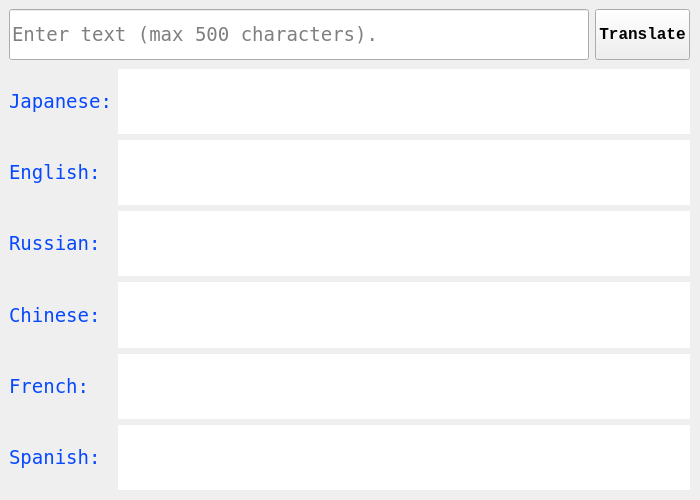
<?xml version="1.0" encoding="UTF-8"?>
<ui version="4.0">
 <class>Translator</class>
 <widget class="QWidget" name="Translator">
  <property name="geometry">
   <rect>
    <x>0</x>
    <y>0</y>
    <width>700</width>
    <height>500</height>
   </rect>
  </property>
  <property name="sizePolicy">
   <sizepolicy hsizetype="Expanding" vsizetype="Expanding">
    <horstretch>0</horstretch>
    <verstretch>0</verstretch>
   </sizepolicy>
  </property>
  <property name="font">
   <font>
    <family>Consolas</family>
    <pointsize>14</pointsize>
   </font>
  </property>
  <property name="cursor">
   <cursorShape>ArrowCursor</cursorShape>
  </property>
  <property name="mouseTracking">
   <bool>false</bool>
  </property>
  <property name="contextMenuPolicy">
   <enum>Qt::NoContextMenu</enum>
  </property>
  <property name="windowTitle">
   <string>Translator</string>
  </property>
  <property name="windowIcon">
   <iconset>
    <normaloff>icon.ico</normaloff>icon.ico</iconset>
  </property>
  <property name="windowOpacity">
   <double>0.880000000000000</double>
  </property>
  <property name="layoutDirection">
   <enum>Qt::LeftToRight</enum>
  </property>
  <property name="autoFillBackground">
   <bool>false</bool>
  </property>
  <property name="styleSheet">
   <string notr="true">color: rgb(6, 72, 255);</string>
  </property>
  <property name="locale">
   <locale language="English" country="UnitedStates"/>
  </property>
  <widget class="QWidget" name="gridLayoutWidget">
   <property name="geometry">
    <rect>
     <x>9</x>
     <y>69</y>
     <width>681</width>
     <height>421</height>
    </rect>
   </property>
   <layout class="QGridLayout" name="gridLayout">
    <item row="0" column="1">
     <widget class="QLineEdit" name="JaEdit">
      <property name="sizePolicy">
       <sizepolicy hsizetype="Expanding" vsizetype="Expanding">
        <horstretch>0</horstretch>
        <verstretch>0</verstretch>
       </sizepolicy>
      </property>
      <property name="font">
       <font>
        <family>DejaVu Sans Mono</family>
        <pointsize>13</pointsize>
       </font>
      </property>
      <property name="mouseTracking">
       <bool>false</bool>
      </property>
      <property name="focusPolicy">
       <enum>Qt::StrongFocus</enum>
      </property>
      <property name="contextMenuPolicy">
       <enum>Qt::NoContextMenu</enum>
      </property>
      <property name="styleSheet">
       <string notr="true">color: rgb(0, 0, 0);</string>
      </property>
      <property name="frame">
       <bool>false</bool>
      </property>
      <property name="readOnly">
       <bool>true</bool>
      </property>
      <property name="clearButtonEnabled">
       <bool>false</bool>
      </property>
     </widget>
    </item>
    <item row="4" column="0">
     <widget class="QLabel" name="FrenchLabel">
      <property name="sizePolicy">
       <sizepolicy hsizetype="Fixed" vsizetype="Expanding">
        <horstretch>0</horstretch>
        <verstretch>0</verstretch>
       </sizepolicy>
      </property>
      <property name="font">
       <font>
        <family>DejaVu Sans Mono</family>
        <pointsize>14</pointsize>
       </font>
      </property>
      <property name="contextMenuPolicy">
       <enum>Qt::NoContextMenu</enum>
      </property>
      <property name="text">
       <string>French:</string>
      </property>
     </widget>
    </item>
    <item row="1" column="1">
     <widget class="QLineEdit" name="EnEdit">
      <property name="sizePolicy">
       <sizepolicy hsizetype="Expanding" vsizetype="Expanding">
        <horstretch>0</horstretch>
        <verstretch>0</verstretch>
       </sizepolicy>
      </property>
      <property name="font">
       <font>
        <family>DejaVu Sans Mono</family>
        <pointsize>13</pointsize>
       </font>
      </property>
      <property name="mouseTracking">
       <bool>false</bool>
      </property>
      <property name="focusPolicy">
       <enum>Qt::StrongFocus</enum>
      </property>
      <property name="contextMenuPolicy">
       <enum>Qt::NoContextMenu</enum>
      </property>
      <property name="styleSheet">
       <string notr="true">color: rgb(0, 0, 0);</string>
      </property>
      <property name="frame">
       <bool>false</bool>
      </property>
      <property name="readOnly">
       <bool>true</bool>
      </property>
      <property name="clearButtonEnabled">
       <bool>false</bool>
      </property>
     </widget>
    </item>
    <item row="2" column="0">
     <widget class="QLabel" name="RussianLabel">
      <property name="sizePolicy">
       <sizepolicy hsizetype="Fixed" vsizetype="Expanding">
        <horstretch>0</horstretch>
        <verstretch>0</verstretch>
       </sizepolicy>
      </property>
      <property name="font">
       <font>
        <family>DejaVu Sans Mono</family>
        <pointsize>14</pointsize>
       </font>
      </property>
      <property name="contextMenuPolicy">
       <enum>Qt::NoContextMenu</enum>
      </property>
      <property name="text">
       <string>Russian:</string>
      </property>
     </widget>
    </item>
    <item row="2" column="1">
     <widget class="QLineEdit" name="RuEdit">
      <property name="sizePolicy">
       <sizepolicy hsizetype="Expanding" vsizetype="Expanding">
        <horstretch>0</horstretch>
        <verstretch>0</verstretch>
       </sizepolicy>
      </property>
      <property name="font">
       <font>
        <family>DejaVu Sans Mono</family>
        <pointsize>13</pointsize>
       </font>
      </property>
      <property name="mouseTracking">
       <bool>false</bool>
      </property>
      <property name="focusPolicy">
       <enum>Qt::StrongFocus</enum>
      </property>
      <property name="contextMenuPolicy">
       <enum>Qt::NoContextMenu</enum>
      </property>
      <property name="styleSheet">
       <string notr="true">color: rgb(0, 0, 0);</string>
      </property>
      <property name="frame">
       <bool>false</bool>
      </property>
      <property name="readOnly">
       <bool>true</bool>
      </property>
      <property name="clearButtonEnabled">
       <bool>false</bool>
      </property>
     </widget>
    </item>
    <item row="5" column="1">
     <widget class="QLineEdit" name="EsEdit">
      <property name="sizePolicy">
       <sizepolicy hsizetype="Expanding" vsizetype="Expanding">
        <horstretch>0</horstretch>
        <verstretch>0</verstretch>
       </sizepolicy>
      </property>
      <property name="font">
       <font>
        <family>DejaVu Sans Mono</family>
        <pointsize>13</pointsize>
       </font>
      </property>
      <property name="mouseTracking">
       <bool>false</bool>
      </property>
      <property name="focusPolicy">
       <enum>Qt::StrongFocus</enum>
      </property>
      <property name="contextMenuPolicy">
       <enum>Qt::NoContextMenu</enum>
      </property>
      <property name="styleSheet">
       <string notr="true">color: rgb(0, 0, 0);</string>
      </property>
      <property name="text">
       <string/>
      </property>
      <property name="frame">
       <bool>false</bool>
      </property>
      <property name="readOnly">
       <bool>true</bool>
      </property>
      <property name="clearButtonEnabled">
       <bool>false</bool>
      </property>
     </widget>
    </item>
    <item row="3" column="1">
     <widget class="QLineEdit" name="CnEdit">
      <property name="sizePolicy">
       <sizepolicy hsizetype="Expanding" vsizetype="Expanding">
        <horstretch>0</horstretch>
        <verstretch>0</verstretch>
       </sizepolicy>
      </property>
      <property name="font">
       <font>
        <family>DejaVu Sans Mono</family>
        <pointsize>13</pointsize>
       </font>
      </property>
      <property name="mouseTracking">
       <bool>false</bool>
      </property>
      <property name="focusPolicy">
       <enum>Qt::StrongFocus</enum>
      </property>
      <property name="contextMenuPolicy">
       <enum>Qt::NoContextMenu</enum>
      </property>
      <property name="styleSheet">
       <string notr="true">color: rgb(0, 0, 0);</string>
      </property>
      <property name="frame">
       <bool>false</bool>
      </property>
      <property name="readOnly">
       <bool>true</bool>
      </property>
      <property name="clearButtonEnabled">
       <bool>false</bool>
      </property>
     </widget>
    </item>
    <item row="4" column="1">
     <widget class="QLineEdit" name="FrEdit">
      <property name="sizePolicy">
       <sizepolicy hsizetype="Expanding" vsizetype="Expanding">
        <horstretch>0</horstretch>
        <verstretch>0</verstretch>
       </sizepolicy>
      </property>
      <property name="font">
       <font>
        <family>DejaVu Sans Mono</family>
        <pointsize>13</pointsize>
       </font>
      </property>
      <property name="mouseTracking">
       <bool>false</bool>
      </property>
      <property name="focusPolicy">
       <enum>Qt::StrongFocus</enum>
      </property>
      <property name="contextMenuPolicy">
       <enum>Qt::NoContextMenu</enum>
      </property>
      <property name="styleSheet">
       <string notr="true">color: rgb(0, 0, 0);</string>
      </property>
      <property name="frame">
       <bool>false</bool>
      </property>
      <property name="readOnly">
       <bool>true</bool>
      </property>
      <property name="clearButtonEnabled">
       <bool>false</bool>
      </property>
     </widget>
    </item>
    <item row="3" column="0">
     <widget class="QLabel" name="ChineseLabel">
      <property name="sizePolicy">
       <sizepolicy hsizetype="Fixed" vsizetype="Expanding">
        <horstretch>0</horstretch>
        <verstretch>0</verstretch>
       </sizepolicy>
      </property>
      <property name="font">
       <font>
        <family>DejaVu Sans Mono</family>
        <pointsize>14</pointsize>
       </font>
      </property>
      <property name="contextMenuPolicy">
       <enum>Qt::NoContextMenu</enum>
      </property>
      <property name="text">
       <string>Chinese:</string>
      </property>
     </widget>
    </item>
    <item row="0" column="0">
     <widget class="QLabel" name="JapaneseLabel">
      <property name="sizePolicy">
       <sizepolicy hsizetype="Fixed" vsizetype="Expanding">
        <horstretch>0</horstretch>
        <verstretch>0</verstretch>
       </sizepolicy>
      </property>
      <property name="font">
       <font>
        <family>DejaVu Sans Mono</family>
        <pointsize>14</pointsize>
       </font>
      </property>
      <property name="contextMenuPolicy">
       <enum>Qt::NoContextMenu</enum>
      </property>
      <property name="text">
       <string>Japanese:</string>
      </property>
      <property name="textFormat">
       <enum>Qt::AutoText</enum>
      </property>
      <property name="margin">
       <number>0</number>
      </property>
     </widget>
    </item>
    <item row="1" column="0">
     <widget class="QLabel" name="EnglishLabel">
      <property name="sizePolicy">
       <sizepolicy hsizetype="Fixed" vsizetype="Expanding">
        <horstretch>0</horstretch>
        <verstretch>0</verstretch>
       </sizepolicy>
      </property>
      <property name="font">
       <font>
        <family>DejaVu Sans Mono</family>
        <pointsize>14</pointsize>
       </font>
      </property>
      <property name="contextMenuPolicy">
       <enum>Qt::NoContextMenu</enum>
      </property>
      <property name="text">
       <string>English:</string>
      </property>
     </widget>
    </item>
    <item row="5" column="0">
     <widget class="QLabel" name="SpanishLabel">
      <property name="sizePolicy">
       <sizepolicy hsizetype="Fixed" vsizetype="Expanding">
        <horstretch>0</horstretch>
        <verstretch>0</verstretch>
       </sizepolicy>
      </property>
      <property name="font">
       <font>
        <family>DejaVu Sans Mono</family>
        <pointsize>14</pointsize>
       </font>
      </property>
      <property name="contextMenuPolicy">
       <enum>Qt::NoContextMenu</enum>
      </property>
      <property name="text">
       <string>Spanish:</string>
      </property>
     </widget>
    </item>
   </layout>
  </widget>
  <widget class="QWidget" name="horizontalLayoutWidget">
   <property name="geometry">
    <rect>
     <x>9</x>
     <y>9</y>
     <width>681</width>
     <height>51</height>
    </rect>
   </property>
   <layout class="QHBoxLayout" name="horizontalLayout_2">
    <item>
     <widget class="QLineEdit" name="textEdit">
      <property name="sizePolicy">
       <sizepolicy hsizetype="Expanding" vsizetype="Expanding">
        <horstretch>0</horstretch>
        <verstretch>0</verstretch>
       </sizepolicy>
      </property>
      <property name="font">
       <font>
        <family>DejaVu Sans Mono</family>
        <pointsize>14</pointsize>
       </font>
      </property>
      <property name="mouseTracking">
       <bool>false</bool>
      </property>
      <property name="styleSheet">
       <string notr="true">color: rgb(0, 0, 0);</string>
      </property>
      <property name="maxLength">
       <number>500</number>
      </property>
      <property name="frame">
       <bool>true</bool>
      </property>
      <property name="dragEnabled">
       <bool>false</bool>
      </property>
      <property name="placeholderText">
       <string>Enter text (max 500 characters).</string>
      </property>
      <property name="clearButtonEnabled">
       <bool>true</bool>
      </property>
     </widget>
    </item>
    <item>
     <widget class="QPushButton" name="pushButton">
      <property name="sizePolicy">
       <sizepolicy hsizetype="Fixed" vsizetype="Expanding">
        <horstretch>0</horstretch>
        <verstretch>0</verstretch>
       </sizepolicy>
      </property>
      <property name="font">
       <font>
        <family>Consolas</family>
        <pointsize>12</pointsize>
        <weight>75</weight>
        <bold>true</bold>
       </font>
      </property>
      <property name="focusPolicy">
       <enum>Qt::NoFocus</enum>
      </property>
      <property name="contextMenuPolicy">
       <enum>Qt::NoContextMenu</enum>
      </property>
      <property name="styleSheet">
       <string notr="true">color: rgb(0, 0, 0);</string>
      </property>
      <property name="text">
       <string>Translate</string>
      </property>
      <property name="shortcut">
       <string>Return</string>
      </property>
      <property name="checkable">
       <bool>false</bool>
      </property>
     </widget>
    </item>
   </layout>
  </widget>
 </widget>
 <resources/>
 <connections/>
</ui>
